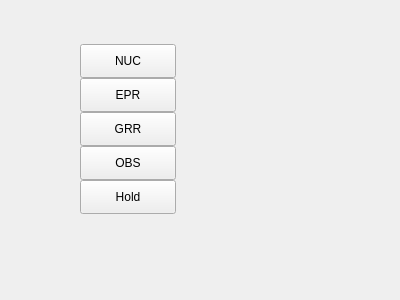
<?xml version="1.0" encoding="UTF-8"?>
<ui version="4.0">
 <class>Gimbal</class>
 <widget class="QWidget" name="Gimbal">
  <property name="geometry">
   <rect>
    <x>0</x>
    <y>0</y>
    <width>400</width>
    <height>300</height>
   </rect>
  </property>
  <property name="windowTitle">
   <string>Form</string>
  </property>
  <widget class="QPushButton" name="pushButtonNuc">
   <property name="geometry">
    <rect>
     <x>80</x>
     <y>44</y>
     <width>96</width>
     <height>34</height>
    </rect>
   </property>
   <property name="sizePolicy">
    <sizepolicy hsizetype="Fixed" vsizetype="Expanding">
     <horstretch>0</horstretch>
     <verstretch>0</verstretch>
    </sizepolicy>
   </property>
   <property name="minimumSize">
    <size>
     <width>96</width>
     <height>24</height>
    </size>
   </property>
   <property name="focusPolicy">
    <enum>Qt::NoFocus</enum>
   </property>
   <property name="text">
    <string>NUC</string>
   </property>
   <property name="autoDefault">
    <bool>false</bool>
   </property>
  </widget>
  <widget class="QPushButton" name="pushButtonEpr">
   <property name="geometry">
    <rect>
     <x>80</x>
     <y>78</y>
     <width>96</width>
     <height>34</height>
    </rect>
   </property>
   <property name="sizePolicy">
    <sizepolicy hsizetype="Fixed" vsizetype="Expanding">
     <horstretch>0</horstretch>
     <verstretch>0</verstretch>
    </sizepolicy>
   </property>
   <property name="minimumSize">
    <size>
     <width>96</width>
     <height>24</height>
    </size>
   </property>
   <property name="focusPolicy">
    <enum>Qt::NoFocus</enum>
   </property>
   <property name="text">
    <string>EPR</string>
   </property>
   <property name="checkable">
    <bool>false</bool>
   </property>
   <property name="autoDefault">
    <bool>false</bool>
   </property>
  </widget>
  <widget class="QPushButton" name="pushButtonGrr">
   <property name="geometry">
    <rect>
     <x>80</x>
     <y>112</y>
     <width>96</width>
     <height>34</height>
    </rect>
   </property>
   <property name="sizePolicy">
    <sizepolicy hsizetype="Fixed" vsizetype="Expanding">
     <horstretch>0</horstretch>
     <verstretch>0</verstretch>
    </sizepolicy>
   </property>
   <property name="minimumSize">
    <size>
     <width>96</width>
     <height>24</height>
    </size>
   </property>
   <property name="focusPolicy">
    <enum>Qt::NoFocus</enum>
   </property>
   <property name="text">
    <string>GRR</string>
   </property>
   <property name="checkable">
    <bool>false</bool>
   </property>
   <property name="autoDefault">
    <bool>false</bool>
   </property>
  </widget>
  <widget class="QPushButton" name="pushButtonObs">
   <property name="geometry">
    <rect>
     <x>80</x>
     <y>146</y>
     <width>96</width>
     <height>34</height>
    </rect>
   </property>
   <property name="sizePolicy">
    <sizepolicy hsizetype="Fixed" vsizetype="Expanding">
     <horstretch>0</horstretch>
     <verstretch>0</verstretch>
    </sizepolicy>
   </property>
   <property name="minimumSize">
    <size>
     <width>96</width>
     <height>24</height>
    </size>
   </property>
   <property name="focusPolicy">
    <enum>Qt::NoFocus</enum>
   </property>
   <property name="text">
    <string>OBS</string>
   </property>
   <property name="checkable">
    <bool>false</bool>
   </property>
   <property name="autoDefault">
    <bool>false</bool>
   </property>
  </widget>
  <widget class="QPushButton" name="pushButtonHold">
   <property name="geometry">
    <rect>
     <x>80</x>
     <y>180</y>
     <width>96</width>
     <height>34</height>
    </rect>
   </property>
   <property name="sizePolicy">
    <sizepolicy hsizetype="Fixed" vsizetype="Expanding">
     <horstretch>0</horstretch>
     <verstretch>0</verstretch>
    </sizepolicy>
   </property>
   <property name="minimumSize">
    <size>
     <width>96</width>
     <height>24</height>
    </size>
   </property>
   <property name="focusPolicy">
    <enum>Qt::NoFocus</enum>
   </property>
   <property name="text">
    <string>Hold</string>
   </property>
   <property name="autoDefault">
    <bool>false</bool>
   </property>
  </widget>
 </widget>
 <resources/>
 <connections/>
</ui>
